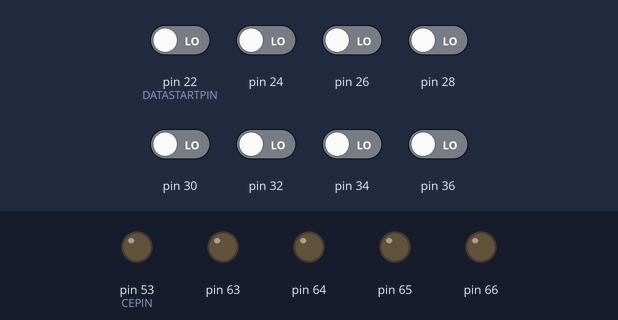
Simulated run of this sketch. Board: Arduino Mega 2560, built with avr-gcc and run on an emulated ATmega2560. On the bench: output pins drawn as LEDs (lit = HIGH). Inputs (shaded band) come from the test bench; at power-on: pin 22 (DATASTARTPIN), pin 24, pin 26, pin 28, pin 30, pin 32, pin 34, pin 36 LOW. Storage starts empty; pins used as bus, display or sensor lines are not drawn; what the sketch prints to the serial monitor is not drawn. At 1.8 s the program stops and its outputs stay as they are.

Above: at 0.2 s.
Timing chart, 0 to 2.3 s (numbered marks = the images above):
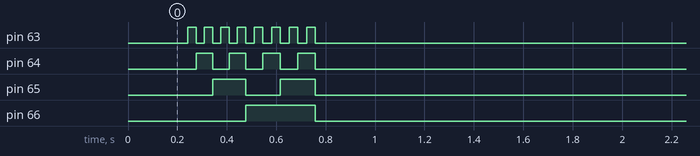

The sketch:

sd_dump.ino
```cpp
#include <SPI.h>
#include <SD.h>

// Change this
const String fileNameBase = "PROM2";
String curBaseName;

void setup() {
  serial_setup();
  sd_setup();

  // make a string for assembling the data to log:
  String dataString = "";

/*
  // read three sensors and append to the string:
  for (int analogPin = 0; analogPin < 3; analogPin++) {
    int sensor = analogRead(analogPin);
    dataString += String(sensor);
    if (analogPin < 2) {
      dataString += ",";
    }
  }
*/

  prom_setup();

  // allocate an unused filename
  File dataFile = sd_get_next_free(fileNameBase, "bin");

  if (dataFile) {
    uint32_t crc = prom_dump(dataFile);
    dataFile.close();
    File crcFile = sd_get_crcfile(curBaseName);
    crcFile.println(crc, HEX);
    crcFile.close();
  } else {
    Serial.println("error opening '"+ curBaseName +".bin");
  }
}

void myexit(int code)
{
  delay(1000); // Give serial a chance to complete
  exit(code);
}

void loop() {
  myexit(0);
}
```

prom_support.ino
```cpp
#include <CRC32.h>

CRC32 crc32;

#define MM1702A    1 /* NS MM1702A  2048-Bit (256x8) UV Erasable PROM as found on the Original Lys16 with 4KW BIOS */
#define I2716      2 /* As found on the 8KW BIOS boards */
#define TBP18S030  3 /* 256-bit (32x8) 3-state PROM */
#define HM7603     4 /* Harris HM7602 or HM7603 */
#define N82S129    5 /* Signetics N82S129N */
#define PROM HM7603

// NOTE: Each address will take DATASIZExREREADSxSTABDELAY to read. So that is 8s per byte with 8x10x100
#if PROM == I2716
#    define PROMSIZE 1024 // Size of PROM in adressable units. The size of that unit depends on the PROM
#    define DATASIZE 8 // Width of the data bus
#    define ADDRSIZE 11 // Width of the address bus (NOTE: Not enough pins on Uno, no longer supported)
#    define STABDELAY 25 // Time in milliseconds between setting the address and reading the data. 2716 needs 450ns from setting thte addresses, so theoreticly "1" would be OK.
#    define REREADS 8 // Times each bit should be retried with STABDELAY in between, for verifying flakey pins/addresses. Must be at least 1 to get any reads.
#    error "I2716 untested in new code"
#elif PROM == MM1702A  // National semiconductor clone of Intel 1702A. Should work with the original too.
#    define PROMSIZE 256 // Size of PROM in adressable units. The size of that unit depends on the PROM
#    define DATASIZE 8 // Width of the data bus
#    define ADDRSIZE 8 // Width of the address bus
#    define STABDELAY 25 // Time in milliseconds between setting the address and reading the data. MM1702A datasheet specifies exactly 1us, so 1ms should be good really
#    define REREADS 8 // Times each bit should be retried with STABDELAY in between, for verifying flakey pins/addresses. Must be at least 1 to get any reads.
#    error "MM1702A untested in new code"
#elif (PROM == TBP18S030) || (PROM == HM7603)
// http://hxc2001.free.fr/Squale/datasheet/TBP18S030.pdf
// http://pdf1.alldatasheet.com/datasheet-pdf/view/109677/HARRIS/HM-7602.html
#    define PROMSIZE 32 // Size of PROM in adressable units. The size of that unit depends on the PROM
#    define DATASIZE 8 // Width of the data bus
#    define ADDRSIZE 5 // Width of the address bus
#    define STABDELAY 1 // Time in milliseconds between setting the address and reading the data. datasheet says max 50ns
#    define REREADS 1 // Times each bit should be retried with STABDELAY in between, for verifying flakey pins/addresses. Must be at least 1 to get any reads.
#elif PROM == N82S129
#    define PROMSIZE 256 // Size of PROM in adressable units. The size of that unit depends on the PROM
#    define DATASIZE 4 // Width of the data bus
#    define ADDRSIZE 8 // Width of the address bus
#    define STABDELAY 1 // Time in milliseconds between setting the address and reading the data. datasheet says max 50ns
#    define REREADS 2 // Times each bit should be retried with STABDELAY in between, for verifying flakey pins/addresses. Must be at least 1 to get any reads.
#endif

#ifdef ARDUINO_AVR_MEGA2560
#    define ADDRSTARTPIN A8
#    define DATASTARTPIN 22
#    define CEPIN 53
#    define ADDRSKIP 1
#    define DATASKIP 2  //Just use the even ports on Mega
#else
#    error "No pin setup for this board"
#endif

int address = 0x0000; // Address to dump next

// the setup function runs once when you press reset or power the board
void prom_setup() {
  Serial.print("Setting pins to address output: ");
  for(int pin=ADDRSTARTPIN; pin != (ADDRSTARTPIN + (ADDRSIZE*ADDRSKIP)); pin += ADDRSKIP) {
    Serial.print(pin, DEC);
    Serial.print(" ");
    pinMode(pin, OUTPUT);
  }
  Serial.println();

  Serial.print("Setting pins to data input: ");
  for(int pin=DATASTARTPIN; pin != (DATASTARTPIN + DATASIZE); pin++) {
    Serial.print(pin, DEC);
    Serial.print(" ");
    pinMode(pin, INPUT);
  }
  Serial.println();

  Serial.print("Setting CE to output: ");
  Serial.print(CEPIN, DEC);
  Serial.println();
  pinMode(CEPIN, OUTPUT);
}

byte verifyRead(int pin)
{
  byte reads[REREADS];
  byte i, bad_reads=0;

  for(i = 0; i < REREADS; i++) {
    delay(STABDELAY);
    reads[i] = digitalRead(pin);
    if(i > 0)
      if(reads[i-1] != reads[i])
        bad_reads++;
  }

  if(bad_reads) {
    Serial.print("Bad reads on pin ");
    Serial.print(pin, DEC);
    Serial.print(":\t");
    for(i = 0; i < REREADS; i++)
      Serial.print(reads[i], DEC);
    Serial.println();
  }

  // Just return the last measurement we took regardless of failures
  return reads[REREADS-1];
}

int bitReverse(int num)
{
  return ((num & 0x01) << 7)
       | ((num & 0x02) << 5)
       | ((num & 0x04) << 3)
       | ((num & 0x08) << 1)
       | ((num & 0x10) >> 1)
       | ((num & 0x20) >> 3)
       | ((num & 0x40) >> 5)
       | ((num & 0x80) >> 7);
}

uint32_t prom_debug_print_data(int data)
{
    Serial.print(address, HEX);
    Serial.print("\t");
    Serial.print(data, DEC);
    Serial.print("\t");
    Serial.print(data, HEX);
    Serial.print("\t");
    if(data > 32 && data != 127)
      Serial.write(data);
    Serial.print("\t");
    if(bitReverse(data) > 32 && bitReverse(data) != 127)
      Serial.write(bitReverse(data));
    Serial.print("\trev: ");
    Serial.print(bitReverse(data), HEX);
    Serial.println();
}

uint32_t prom_dump(File sd_fd)
{
#if DATASIZE > 8
# error "Code needs to be fixed for 9+ bits
#endif

  Serial.print("Enabling chip\r\n");
  digitalWrite(CEPIN, LOW);

  Serial.print("Dump starting\r\n");
  Serial.print("addr\tdec\thex\tascii\trascii\tbitereversed hex\r\n");

  while(address < PROMSIZE) {
    uint8_t data = 0;

    for(int bit=0; bit<ADDRSIZE; bit++) {
      if((address>>bit)&1)
        digitalWrite(ADDRSTARTPIN+(bit*ADDRSKIP), HIGH);
      else
        digitalWrite(ADDRSTARTPIN+(bit*ADDRSKIP), LOW);
    }
    for(int bit=0; bit<DATASIZE; bit++) {
      data = (data<<1) | verifyRead(DATASTARTPIN+(bit*DATASKIP));
    }

    prom_debug_print_data(data);
    sd_fd.write(data);
    crc32.update(data);

    address++;
  }

  // Set all address lines to low just to be on the safe side
  for(int bit=0; bit<ADDRSIZE; bit++) {
    digitalWrite(ADDRSTARTPIN+(bit*ADDRSKIP), LOW);
  }

  uint32_t checksum = crc32.finalize();
  Serial.print("Dump completed, CRC32: ");
  Serial.print(checksum, HEX);
  Serial.println();

  return checksum;
}
```

sd_support.ino
```cpp
const int chipSelect = 4; //Modify this if you are not using the official eth shield

void sd_setup()
{
  Serial.print("Initializing SD card...");

  // see if the card is present and can be initialized:
  if (!SD.begin(chipSelect)) {
    Serial.println("Card failed, or not present");
    myexit(1);
  }
  Serial.println("card initialized.");
}

// Use the base filename and get the next unused filename
File sd_get_next_free(String base, String suffix)
{
  String fname;
  bool found = false;
  int n = 0;
  while(!found) {
    if(!n) {
      fname = base;
    } else {
      fname = base +"-"+ n;
    }
    curBaseName = fname;
    fname = fname +"."+ suffix;
    if( !SD.exists(fname) ) {
      Serial.println("filename: "+ fname);
      return SD.open(fname, FILE_WRITE);
    }
    n++;
  }
}

File sd_get_crcfile(String base)
{
  String fname = base +".crc";
  if( SD.exists(fname) ) {
    Serial.println(fname +" already exists! Not writing a new one. Clean up your SD!");
    myexit(1);
  }

  return SD.open(fname, FILE_WRITE);
}
```

serial_support.ino
```cpp
void serial_setup()
{
  // Open serial communications and wait for port to open:
  Serial.begin(9600);
  while (!Serial) {
    ; // wait for serial port to connect. Needed for native USB port only
  }
}
```
